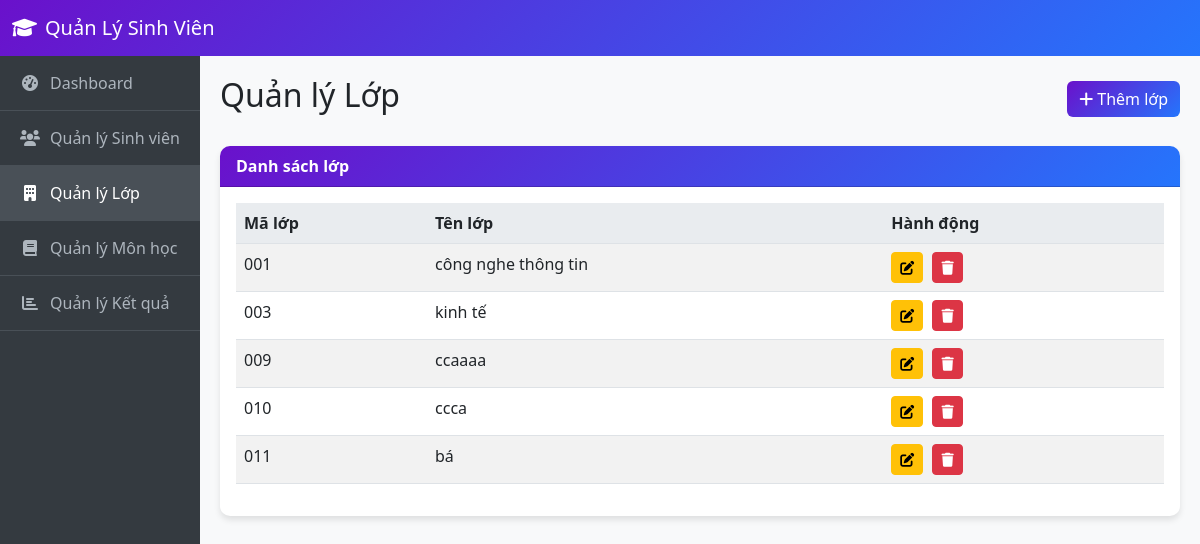
/dslop.php, run on the app's committed database.
### tables this page shows
CREATE TABLE `lop` (
  `MALOP` varchar(10) NOT NULL,
  `TENLOP` varchar(50) NOT NULL
);

### dslop.php (the view, shortened to what this page needs)
<?php
require_once 'connect.php';
$sql = "SELECT * FROM lop ORDER BY MALOP";
$stmt = $conn->prepare($sql);
$stmt->execute();
$classes = $stmt->fetchAll(PDO::FETCH_ASSOC);
?>
<!DOCTYPE html>
<html lang="vi">
<head>
    <link href="https://cdn.jsdelivr.net/npm/bootstrap@5.3.0-alpha1/dist/css/bootstrap.min.css" rel="stylesheet">
    <link rel="stylesheet" href="https://cdnjs.cloudflare.com/ajax/libs/font-awesome/6.0.0/css/all.min.css">
</head>
<body>
    <nav class="navbar navbar-expand-lg navbar-dark">
        <div class="container-fluid">
            <a class="navbar-brand" href="index.php"><i class="fas fa-graduation-cap me-2"></i>Quản Lý Sinh Viên</a>
        </div>
    </nav>
    <div class="container-fluid">
        <div class="row">
            <div class="col-md-3 col-lg-2 sidebar">
                <ul class="nav flex-column">
                    <li class="nav-item">
                        <a class="nav-link" href="index.php">
                            <i class="fas fa-tachometer-alt"></i>Dashboard
                        </a>
                    </li>
                    <li class="nav-item">
                        <a class="nav-link" href="dssinhvien.php">
                            <i class="fas fa-users"></i>Quản lý Sinh viên
                        </a>
                    </li>
                    <li class="nav-item">
                        <a class="nav-link active" href="dslop.php">
                            <i class="fas fa-building"></i>Quản lý Lớp
                        </a>
                    </li>
                    <li class="nav-item">
                        <a class="nav-link" href="dsmonhoc.php">
                            <i class="fas fa-book"></i>Quản lý Môn học
                        </a>
                    </li>
                    <li class="nav-item">
                        <a class="nav-link" href="dsketqua.php">
                            <i class="fas fa-chart-bar"></i>Quản lý Kết quả
                        </a>
                    </li>
                </ul>
            </div>
            <div class="col-md-9 col-lg-10 content">
                <div class="d-flex justify-content-between align-items-center mb-4">
                    <h2>Quản lý Lớp</h2>
                    <a href="themlop.php" class="btn btn-primary">
                        <i class="fas fa-plus me-1"></i>Thêm lớp
                    </a>
                </div>
                <div class="card">
                    <div class="card-header">
                        Danh sách lớp
                    </div>
                    <div class="card-body">
                        <div class="table-responsive">
                            <table class="table table-striped table-hover">
                                <thead>
                                    <tr>
                                        <th>Mã lớp</th>
                                        <th>Tên lớp</th>
                                        <th>Hành động</th>
                                    </tr>
                                </thead>
                                <tbody>
                                    <?php foreach ($classes as $class): ?>
                                    <tr>
                                        <td><?php echo $class['MALOP']; ?></td>
                                        <td><?php echo $class['TENLOP']; ?></td>
                                        <td class="action-buttons">
                                            <a href="sualop.php?malop=<?php echo $class['MALOP']; ?>" class="btn btn-sm btn-warning">
                                                <i class="fas fa-edit"></i>
                                            </a>
                                            <a href="dslop.php?delete=<?php echo $class['MALOP']; ?>"
                                               class="btn btn-sm btn-danger"
                                               onclick="return confirm('Bạn có chắc chắn muốn xóa lớp này?')">
                                                <i class="fas fa-trash"></i>
                                            </a>
                                        </td>
                                    </tr>
                                    <?php endforeach; ?>
                                </tbody>
                            </table>
                        </div>
                    </div>
                </div>
            </div>
        </div>
    </div>
</body>
</html>

### dslop.php (style rules this page uses)
body { background-color: #f8f9fa; font-family: 'Segoe UI', Tahoma, Geneva, Verdana, sans-serif; }
.navbar { background: linear-gradient(135deg, #6a11cb 0%, #2575fc 100%); }
.sidebar { background-color: #343a40; min-height: 100vh; padding: 0; }
.sidebar .nav-link { color: #adb5bd; padding: 15px 20px; border-bottom: 1px solid #495057; transition: all 0.3s; }
.sidebar .nav-link:hover, .sidebar .nav-link.active { color: #fff; background-color: #495057; }
.sidebar .nav-link i { margin-right: 10px; width: 20px; text-align: center; }
.content { padding: 20px; }
.card { border-radius: 10px; box-shadow: 0 4px 6px rgba(0, 0, 0, 0.1); margin-bottom: 20px; border: none; }
.card-header { background: linear-gradient(135deg, #6a11cb 0%, #2575fc 100%); color: white; border-radius: 10px 10px 0 0 !important; font-weight: 600; }
.btn-primary { background: linear-gradient(135deg, #6a11cb 0%, #2575fc 100%); border: none; }
.table th { background-color: #e9ecef; }
.action-buttons .btn { margin-right: 5px; }

### data on the page
lop: MALOP "001", TENLOP "công nghe thông tin"
lop: MALOP "003", TENLOP "kinh tế"
lop: MALOP "009", TENLOP "ccaaaa"
lop: MALOP "010", TENLOP "ccca"
lop: MALOP "011", TENLOP "bá"
